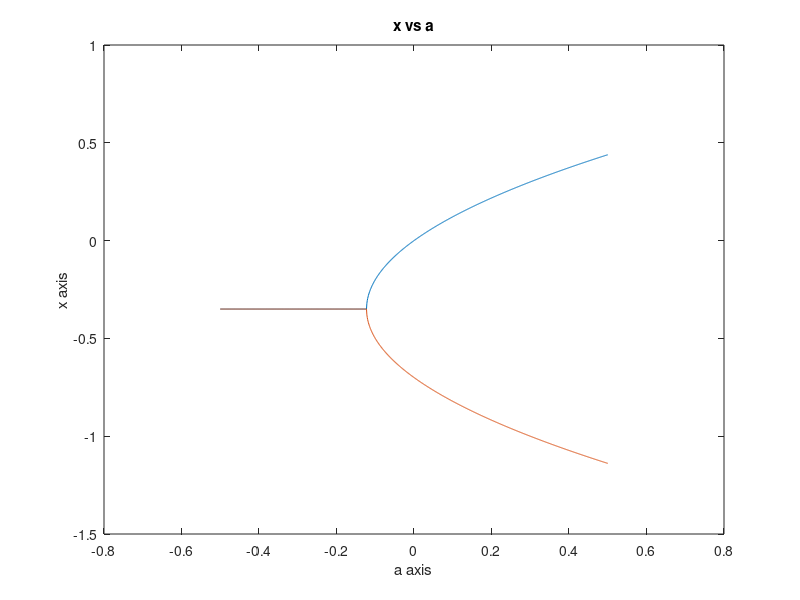

This figure's MATLAB source: (Note: this script raises an error after producing the figure.)
% Chaos HW5

close all;
clear all;
clc;

% a = sym('a');
% x = sym('x');
% A = [(.7-sqrt(.49+4*a)), 0.3; 1, 0]; 
% [v,d]=eig(A);
% x = linspace(-1, 1, 3000);
% y1 = subs(d(1,1),a,x);
% plot(x,y1)
% hold on
% yline(-1)
% yline(1)
% hold off


% a = sym('a');
% x = sym('x');
% A = [(-0.7+sqrt(4*a-1.47)), 0.3; 1, 0]; 
% [v,d]=eig(A);
% x = linspace(-5, 5, 3000);
% d
% y1 = subs(d(2,2),a,x);
% plot(x,y1)
% hold on
% yline(-1)
% yline(1)
% hold off

% a = sym('a');
% x = sym('x');
% Df_1 = [(-0.7-sqrt(4*a-1.47)), 0.3; 1, 0];
% Df_2 = [(-0.7+sqrt(4*a-1.47)), 0.3; 1, 0];
% DF = Df_1*Df_2; 
% [v,d]=eig(DF);
% x = linspace(.912, .913, 3000);
% y1 = subs(d(1,1),a,x);
% plot(x,y1)
% hold on
% yline(-1)
% % yline(1)
% hold off

a = linspace(-.5,.5,1000);
x1 = (-0.7+sqrt((0.7^2)+4*a))/2
plot(a,x1)
title('x vs a')
xlabel('a axis')
ylabel('x axis')
hold on

x2 = (-0.7-sqrt((0.7^2)+4*a))/2
plot(a,x2)

xline(-0.1225)
xline(0.3675)
yline(.35)
yline(-0.35)

hold off







